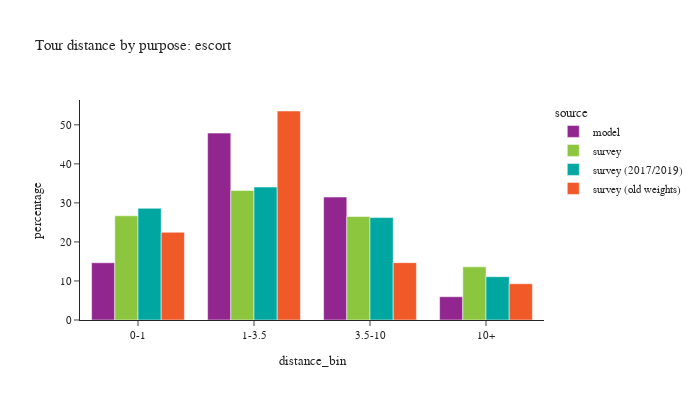

Source (notebook cell):
### Code cell
plot_bins(tour, tour['pdpurp'] == 3, 'escort')

### Figure 1 — Plotly figure (JSON) as saved in the notebook; plotly's stock layout.template omitted (floating-point values rounded to 4 significant figures)
{"data": [{"alignmentgroup": "True", "customdata": [[47630], [155497], [102291], [19368]], "hovertemplate": "source=model<br>distance_bin=%{x}<br>percentage=%{y}<br>sample count=%{customdata[0]}<extra></extra>", "legendgroup": "model", "marker": {"color": "#91268F", "pattern": {"shape": ""}}, "name": "model", "offsetgroup": "model", "orientation": "v", "showlegend": true, "textposition": "auto", "type": "bar", "x": ["0-1", "1-3.5", "3.5-10", "10+"], "xaxis": "x", "y": [14.67, 47.88, 31.49, 5.963], "yaxis": "y"}, {"alignmentgroup": "True", "customdata": [[200], [315], [178], [81]], "hovertemplate": "source=survey<br>distance_bin=%{x}<br>percentage=%{y}<br>sample count=%{customdata[0]}<extra></extra>", "legendgroup": "survey", "marker": {"color": "#8CC63E", "pattern": {"shape": ""}}, "name": "survey", "offsetgroup": "survey", "orientation": "v", "showlegend": true, "textposition": "auto", "type": "bar", "x": ["0-1", "1-3.5", "3.5-10", "10+"], "xaxis": "x", "y": [26.69, 33.18, 26.51, 13.62], "yaxis": "y"}, {"alignmentgroup": "True", "customdata": [[229], [349], [207], [95]], "hovertemplate": "source=survey (2017/2019)<br>distance_bin=%{x}<br>percentage=%{y}<br>sample count=%{customdata[0]}<extra></extra>", "legendgroup": "survey (2017/2019)", "marker": {"color": "#00A7A0", "pattern": {"shape": ""}}, "name": "survey (2017/2019)", "offsetgroup": "survey (2017/2019)", "orientation": "v", "showlegend": true, "textposition": "auto", "type": "bar", "x": ["0-1", "1-3.5", "3.5-10", "10+"], "xaxis": "x", "y": [28.61, 34.07, 26.24, 11.09], "yaxis": "y"}, {"alignmentgroup": "True", "customdata": [[409], [622], [263], [100]], "hovertemplate": "source=survey (old weights)<br>distance_bin=%{x}<br>percentage=%{y}<br>sample count=%{customdata[0]}<extra></extra>", "legendgroup": "survey (old weights)", "marker": {"color": "#F05A28", "pattern": {"shape": ""}}, "name": "survey (old weights)", "offsetgroup": "survey (old weights)", "orientation": "v", "showlegend": true, "textposition": "auto", "type": "bar", "x": ["0-1", "1-3.5", "3.5-10", "10+"], "xaxis": "x", "y": [22.47, 53.54, 14.69, 9.295], "yaxis": "y"}], "layout": {"barmode": "group", "font": {"size": 11}, "height": 400, "legend": {"title": {"text": "source"}, "tracegroupgap": 0}, "title": {"text": "Tour distance by purpose: escort"}, "width": 700, "xaxis": {"anchor": "y", "domain": [0.0, 1.0], "title": {"text": "distance_bin"}}, "yaxis": {"anchor": "x", "domain": [0.0, 1.0], "title": {"text": "percentage"}}}}
